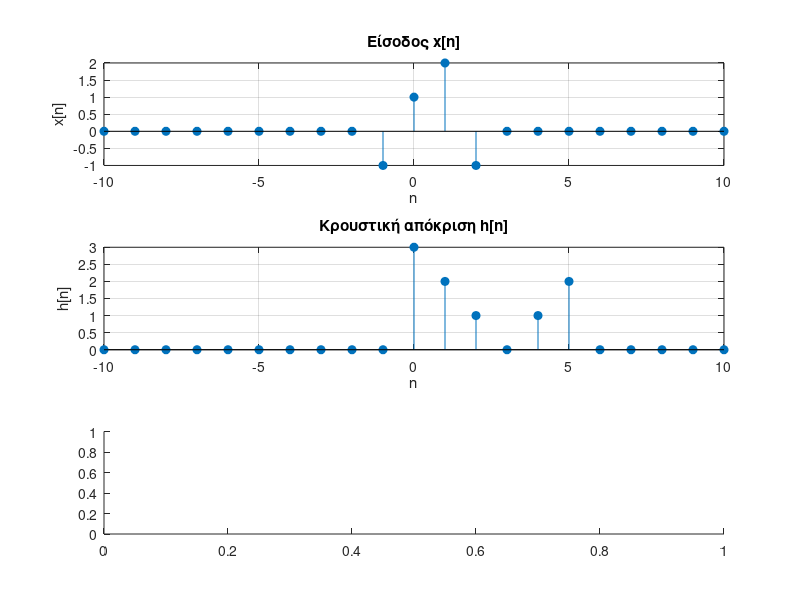

Write the MATLAB code that produced this figure. (Note: this script raises an error after producing the figure.)
n= -10:10 %περιοχή του χρόνου

%Είσοδος x[n]
x= zeros(size(n));
x(n== -1)= -1;
x(n== 0)= 1;
x(n== 1)= 2;
x(n== 2)= -1;

%Κρουστική h[n]= |n-3|(u[n] - u[n-6])
h= zeros(size(n));
idx= (n>= 0) & (n<= 5);
h(idx)= abs(n(idx)- 3);

%Συνέλιξη y[n]= x[n] * h[n]
y_conv= conv(x, h);

%Αποτελέσματα
figure;
subplot(3,1,1);
stem(n, x, 'filled');
grid on;
xlabel('n');
ylabel('x[n]');
title('Είσοδος x[n]');

subplot(3,1,2);
stem(n, h, 'filled');
grid on;
xlabel('n');
ylabel('h[n]');
title('Κρουστική απόκριση h[n]');

subplot(3,1,3);
stem(n, y, 'filled');
grid on;
xlabel('n');
ylabel('y[n]');
title('Έξοδος y[n]= x[n] * h[n]');
